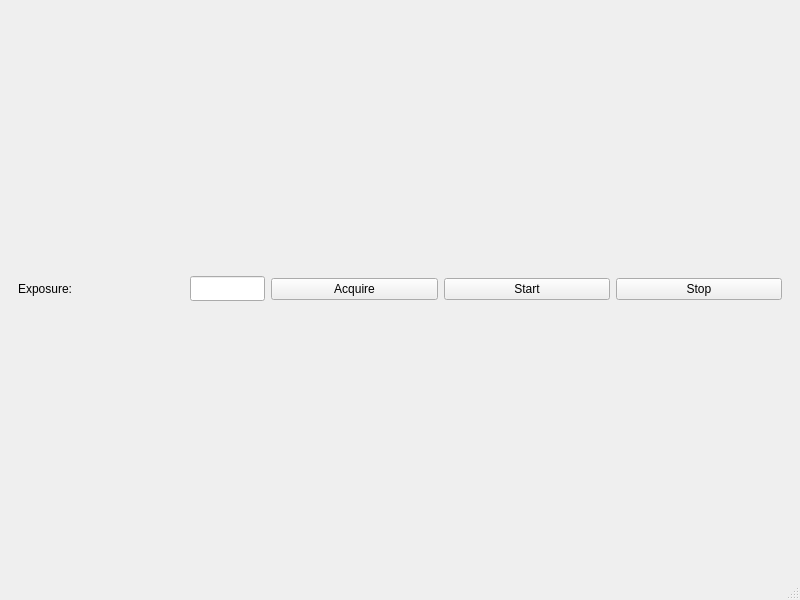
<?xml version="1.0" encoding="UTF-8"?>
<ui version="4.0">
 <class>MainWindow</class>
 <widget class="QMainWindow" name="MainWindow">
  <property name="geometry">
   <rect>
    <x>0</x>
    <y>0</y>
    <width>800</width>
    <height>600</height>
   </rect>
  </property>
  <property name="windowTitle">
   <string>MainWindow</string>
  </property>
  <widget class="QWidget" name="centralwidget">
   <layout class="QVBoxLayout" name="verticalLayout">
    <item>
     <widget class="QWidget" name="widget" native="true">
      <layout class="QHBoxLayout" name="horizontalLayout">
       <item>
        <widget class="QLabel" name="label">
         <property name="text">
          <string>Exposure:</string>
         </property>
        </widget>
       </item>
       <item>
        <widget class="QLineEdit" name="line_exposure">
         <property name="maximumSize">
          <size>
           <width>75</width>
           <height>25</height>
          </size>
         </property>
        </widget>
       </item>
       <item>
        <widget class="QPushButton" name="button_acquire">
         <property name="text">
          <string>Acquire</string>
         </property>
        </widget>
       </item>
       <item>
        <widget class="QPushButton" name="button_start">
         <property name="text">
          <string>Start</string>
         </property>
        </widget>
       </item>
       <item>
        <widget class="QPushButton" name="button_stop">
         <property name="text">
          <string>Stop</string>
         </property>
        </widget>
       </item>
      </layout>
     </widget>
    </item>
   </layout>
  </widget>
  <widget class="QMenuBar" name="menubar">
   <property name="geometry">
    <rect>
     <x>0</x>
     <y>0</y>
     <width>800</width>
     <height>24</height>
    </rect>
   </property>
  </widget>
  <widget class="QStatusBar" name="statusbar"/>
 </widget>
 <resources/>
 <connections/>
</ui>
